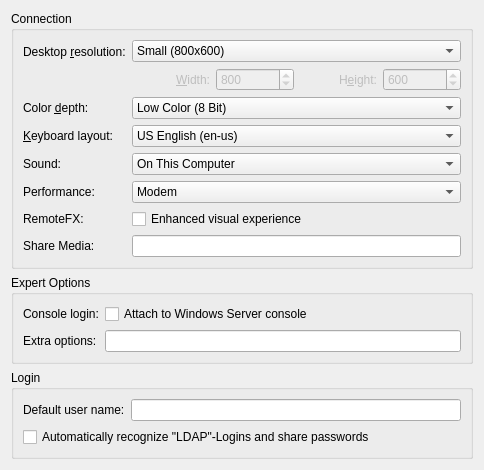
<?xml version="1.0" encoding="UTF-8"?>
<ui version="4.0">
 <class>RdpPreferences</class>
 <widget class="QWidget" name="RdpPreferences">
  <property name="geometry">
   <rect>
    <x>0</x>
    <y>0</y>
    <width>484</width>
    <height>452</height>
   </rect>
  </property>
  <layout class="QVBoxLayout" name="verticalLayout_2">
   <item>
    <widget class="QGroupBox" name="connectionGroupBox">
     <property name="title">
      <string>Connection</string>
     </property>
     <layout class="QFormLayout" name="formLayout_2">
      <item row="0" column="0">
       <layout class="QVBoxLayout">
        <item>
         <widget class="QLabel" name="resolutionLabel">
          <property name="text">
           <string>Desktop &amp;resolution:</string>
          </property>
          <property name="buddy">
           <cstring>resolutionComboBox</cstring>
          </property>
         </widget>
        </item>
        <item>
         <widget class="QLabel" name="resolutionDummyLabel"/>
        </item>
       </layout>
      </item>
      <item row="0" column="1">
       <layout class="QVBoxLayout">
        <item>
         <widget class="KComboBox" name="resolutionComboBox">
          <property name="minimumSize">
           <size>
            <width>280</width>
            <height>0</height>
           </size>
          </property>
          <property name="whatsThis">
           <string>Here you can specify the resolution of the remote desktop. This resolution determines the size of the desktop that will be presented to you.</string>
          </property>
          <property name="currentIndex">
           <number>1</number>
          </property>
          <item>
           <property name="text">
            <string>Minimal (640x480)</string>
           </property>
          </item>
          <item>
           <property name="text">
            <string>Small (800x600)</string>
           </property>
          </item>
          <item>
           <property name="text">
            <string>Normal (1024x768)</string>
           </property>
          </item>
          <item>
           <property name="text">
            <string>Large (1280x1024)</string>
           </property>
          </item>
          <item>
           <property name="text">
            <string>Very Large (1600x1200)</string>
           </property>
          </item>
          <item>
           <property name="text">
            <string>Current Screen Resolution</string>
           </property>
          </item>
          <item>
           <property name="text">
            <string>Custom Resolution (...)</string>
           </property>
          </item>
          <item>
           <property name="text">
            <string>Current KRDC Size</string>
           </property>
          </item>
         </widget>
        </item>
        <item>
         <layout class="QHBoxLayout">
          <item>
           <widget class="QLabel" name="widthLabel">
            <property name="enabled">
             <bool>false</bool>
            </property>
            <property name="text">
             <string>&amp;Width:</string>
            </property>
            <property name="alignment">
             <set>Qt::AlignRight|Qt::AlignTrailing|Qt::AlignVCenter</set>
            </property>
            <property name="buddy">
             <cstring>kcfg_Width</cstring>
            </property>
           </widget>
          </item>
          <item>
           <widget class="QSpinBox" name="kcfg_Width">
            <property name="enabled">
             <bool>false</bool>
            </property>
            <property name="whatsThis">
             <string>This is the width of the remote desktop. You can only change this value manually if you select Custom as desktop resolution above.</string>
            </property>
            <property name="maximum">
             <number>9999</number>
            </property>
            <property name="value">
             <number>800</number>
            </property>
           </widget>
          </item>
          <item>
           <widget class="QLabel" name="heightLabel">
            <property name="enabled">
             <bool>false</bool>
            </property>
            <property name="text">
             <string>H&amp;eight:</string>
            </property>
            <property name="alignment">
             <set>Qt::AlignRight|Qt::AlignTrailing|Qt::AlignVCenter</set>
            </property>
            <property name="buddy">
             <cstring>kcfg_Height</cstring>
            </property>
           </widget>
          </item>
          <item>
           <widget class="QSpinBox" name="kcfg_Height">
            <property name="enabled">
             <bool>false</bool>
            </property>
            <property name="whatsThis">
             <string>This is the height of the remote desktop. You can only change this value manually if you select Custom as desktop resolution above.</string>
            </property>
            <property name="maximum">
             <number>9999</number>
            </property>
            <property name="value">
             <number>600</number>
            </property>
           </widget>
          </item>
         </layout>
        </item>
       </layout>
      </item>
      <item row="1" column="0">
       <widget class="QLabel" name="colorDepthLabel">
        <property name="text">
         <string>Color &amp;depth:</string>
        </property>
        <property name="buddy">
         <cstring>kcfg_ColorDepth</cstring>
        </property>
       </widget>
      </item>
      <item row="1" column="1">
       <widget class="KComboBox" name="kcfg_ColorDepth">
        <property name="minimumSize">
         <size>
          <width>280</width>
          <height>0</height>
         </size>
        </property>
        <item>
         <property name="text">
          <string>Low Color (8 Bit)</string>
         </property>
        </item>
        <item>
         <property name="text">
          <string>High Color (16 Bit)</string>
         </property>
        </item>
        <item>
         <property name="text">
          <string>True Color (24 Bit)</string>
         </property>
        </item>
        <item>
         <property name="text">
          <string>True Color with Alpha (32 Bit)</string>
         </property>
        </item>
       </widget>
      </item>
      <item row="2" column="0">
       <widget class="QLabel" name="layoutLabel">
        <property name="text">
         <string>&amp;Keyboard layout:</string>
        </property>
        <property name="buddy">
         <cstring>kcfg_KeyboardLayout</cstring>
        </property>
       </widget>
      </item>
      <item row="2" column="1">
       <widget class="KComboBox" name="kcfg_KeyboardLayout">
        <property name="minimumSize">
         <size>
          <width>280</width>
          <height>0</height>
         </size>
        </property>
        <property name="whatsThis">
         <string>Use this to specify your keyboard layout. This layout setting is used to send the correct keyboard codes to the server.</string>
        </property>
        <property name="currentIndex">
         <number>7</number>
        </property>
        <item>
         <property name="text">
          <string>Arabic (ar)</string>
         </property>
        </item>
        <item>
         <property name="text">
          <string>Czech (cs)</string>
         </property>
        </item>
        <item>
         <property name="text">
          <string>Danish (da)</string>
         </property>
        </item>
        <item>
         <property name="text">
          <string>German (de)</string>
         </property>
        </item>
        <item>
         <property name="text">
          <string>Swiss German (de-ch)</string>
         </property>
        </item>
        <item>
         <property name="text">
          <string>American Dvorak (en-dv)</string>
         </property>
        </item>
        <item>
         <property name="text">
          <string>British English (en-gb)</string>
         </property>
        </item>
        <item>
         <property name="text">
          <string>US English (en-us)</string>
         </property>
        </item>
        <item>
         <property name="text">
          <string>Spanish (es)</string>
         </property>
        </item>
        <item>
         <property name="text">
          <string>Estonian (et)</string>
         </property>
        </item>
        <item>
         <property name="text">
          <string>Finnish (fi)</string>
         </property>
        </item>
        <item>
         <property name="text">
          <string>Faroese (fo)</string>
         </property>
        </item>
        <item>
         <property name="text">
          <string>French (fr)</string>
         </property>
        </item>
        <item>
         <property name="text">
          <string>Belgian (fr-be)</string>
         </property>
        </item>
        <item>
         <property name="text">
          <string>French Canadian (fr-ca)</string>
         </property>
        </item>
        <item>
         <property name="text">
          <string>Swiss French (fr-ch)</string>
         </property>
        </item>
        <item>
         <property name="text">
          <string>Hebrew (he)</string>
         </property>
        </item>
        <item>
         <property name="text">
          <string>Croatian (hr)</string>
         </property>
        </item>
        <item>
         <property name="text">
          <string>Hungarian (hu)</string>
         </property>
        </item>
        <item>
         <property name="text">
          <string>Icelandic (is)</string>
         </property>
        </item>
        <item>
         <property name="text">
          <string>Italian (it)</string>
         </property>
        </item>
        <item>
         <property name="text">
          <string>Japanese (ja)</string>
         </property>
        </item>
        <item>
         <property name="text">
          <string>Korean (ko)</string>
         </property>
        </item>
        <item>
         <property name="text">
          <string>Lithuanian (lt)</string>
         </property>
        </item>
        <item>
         <property name="text">
          <string>Latvian (lv)</string>
         </property>
        </item>
        <item>
         <property name="text">
          <string>Macedonian (mk)</string>
         </property>
        </item>
        <item>
         <property name="text">
          <string>Dutch (nl)</string>
         </property>
        </item>
        <item>
         <property name="text">
          <string>Belgian Dutch (nl-be)</string>
         </property>
        </item>
        <item>
         <property name="text">
          <string>Norwegian (no)</string>
         </property>
        </item>
        <item>
         <property name="text">
          <string>Polish (pl)</string>
         </property>
        </item>
        <item>
         <property name="text">
          <string>Portuguese (pt)</string>
         </property>
        </item>
        <item>
         <property name="text">
          <string>Brazilian (pt-br)</string>
         </property>
        </item>
        <item>
         <property name="text">
          <string>Russian (ru)</string>
         </property>
        </item>
        <item>
         <property name="text">
          <string>Slovenian (sl)</string>
         </property>
        </item>
        <item>
         <property name="text">
          <string>Swedish (sv)</string>
         </property>
        </item>
        <item>
         <property name="text">
          <string>Thai (th)</string>
         </property>
        </item>
        <item>
         <property name="text">
          <string>Turkish (tr)</string>
         </property>
        </item>
       </widget>
      </item>
      <item row="3" column="0">
       <widget class="QLabel" name="soundLabel">
        <property name="text">
         <string comment="label for soundsettings in preferences dialog">Sound:</string>
        </property>
        <property name="buddy">
         <cstring>kcfg_Sound</cstring>
        </property>
       </widget>
      </item>
      <item row="3" column="1">
       <widget class="KComboBox" name="kcfg_Sound">
        <property name="minimumSize">
         <size>
          <width>280</width>
          <height>0</height>
         </size>
        </property>
        <item>
         <property name="text">
          <string>On This Computer</string>
         </property>
        </item>
        <item>
         <property name="text">
          <string>On Remote Computer</string>
         </property>
        </item>
        <item>
         <property name="text">
          <string>Disable Sound</string>
         </property>
        </item>
       </widget>
      </item>
      <item row="4" column="0">
       <widget class="QLabel" name="performanceLabel">
        <property name="text">
         <string comment="label for performance settings in preferences dialog">Performance:</string>
        </property>
        <property name="buddy">
         <cstring>kcfg_Performance</cstring>
        </property>
       </widget>
      </item>
      <item row="4" column="1">
       <widget class="KComboBox" name="kcfg_Performance">
        <property name="minimumSize">
         <size>
          <width>280</width>
          <height>0</height>
         </size>
        </property>
        <item>
         <property name="text">
          <string>Modem</string>
         </property>
        </item>
        <item>
         <property name="text">
          <string>Broadband</string>
         </property>
        </item>
        <item>
         <property name="text">
          <string>LAN</string>
         </property>
        </item>
       </widget>
      </item>
      <item row="5" column="0">
       <widget class="QLabel" name="remoteFXLabel">
        <property name="text">
         <string>RemoteFX:</string>
        </property>
        <property name="buddy">
         <cstring>kcfg_RemoteFX</cstring>
        </property>
       </widget>
      </item>
      <item row="5" column="1">
       <widget class="QCheckBox" name="kcfg_RemoteFX">
        <property name="text">
         <string>Enhanced visual experience</string>
        </property>
        <property name="whatsThis">
         <string>RemoteFX covers a set of technologies that enhance visual experience of the Remote Desktop Protocol.</string>
        </property>
       </widget>
      </item>
      <item row="6" column="0">
       <widget class="QLabel" name="shareMediaLabel">
        <property name="text">
         <string>Share Media:</string>
        </property>
        <property name="buddy">
         <cstring>kcfg_ShareMedia</cstring>
        </property>
       </widget>
      </item>
      <item row="6" column="1">
       <widget class="KLineEdit" name="kcfg_ShareMedia">
        <property name="minimumSize">
         <size>
          <width>280</width>
          <height>0</height>
         </size>
        </property>
        <property name="whatsThis">
         <string>Share a local media directory with the remote host.</string>
        </property>
        <property name="showClearButton" stdset="0">
         <bool>true</bool>
        </property>
       </widget>
      </item>
     </layout>
    </widget>
   </item>
   <item>
    <widget class="QGroupBox" name="expertGroupBox">
     <property name="title">
      <string>Expert Options</string>
     </property>
     <layout class="QFormLayout" name="formLayout">
      <item row="0" column="0">
       <widget class="QLabel" name="consoleLabel">
        <property name="text">
         <string>Console login:</string>
        </property>
        <property name="buddy">
         <cstring>kcfg_Console</cstring>
        </property>
       </widget>
      </item>
      <item row="0" column="1">
       <widget class="QCheckBox" name="kcfg_Console">
        <property name="text">
         <string>Attach to Windows Server console</string>
        </property>
       </widget>
      </item>
      <item row="1" column="0">
       <widget class="QLabel" name="extraOptionsLabel">
        <property name="text">
         <string>Extra options:</string>
        </property>
        <property name="buddy">
         <cstring>kcfg_ExtraOptions</cstring>
        </property>
       </widget>
      </item>
      <item row="1" column="1">
       <widget class="KLineEdit" name="kcfg_ExtraOptions">
        <property name="minimumSize">
         <size>
          <width>280</width>
          <height>0</height>
         </size>
        </property>
        <property name="whatsThis">
         <string>Here you can enter additional xfreerdp (FreeRDP) options.</string>
        </property>
        <property name="showClearButton" stdset="0">
         <bool>true</bool>
        </property>
       </widget>
      </item>
     </layout>
    </widget>
   </item>
   <item>
    <widget class="QGroupBox" name="loginGroupBox">
     <property name="title">
      <string>Login</string>
     </property>
     <layout class="QVBoxLayout" name="verticalLayout">
      <item>
       <layout class="QFormLayout" name="formLayout_3">
        <item row="1" column="0">
         <widget class="QLabel" name="defaultUserLabel">
          <property name="text">
           <string>Default user name:</string>
          </property>
         </widget>
        </item>
        <item row="1" column="1">
         <widget class="KLineEdit" name="kcfg_DefaultRdpUserName">
          <property name="clickMessage">
           <string>No default user name</string>
          </property>
          <property name="showClearButton" stdset="0">
           <bool>true</bool>
          </property>
         </widget>
        </item>
       </layout>
      </item>
      <item>
       <widget class="QCheckBox" name="kcfg_RecognizeLdapLogins">
        <property name="text">
         <string>Automatically recognize &quot;LDAP&quot;-Logins and share passwords</string>
        </property>
       </widget>
      </item>
     </layout>
    </widget>
   </item>
   <item>
    <spacer>
     <property name="orientation">
      <enum>Qt::Vertical</enum>
     </property>
     <property name="sizeHint" stdset="0">
      <size>
       <width>428</width>
       <height>16</height>
      </size>
     </property>
    </spacer>
   </item>
  </layout>
 </widget>
 <customwidgets>
  <customwidget>
   <class>KComboBox</class>
   <extends>QComboBox</extends>
   <header>kcombobox.h</header>
  </customwidget>
  <customwidget>
   <class>KLineEdit</class>
   <extends>QLineEdit</extends>
   <header>klineedit.h</header>
  </customwidget>
 </customwidgets>
 <tabstops>
  <tabstop>resolutionComboBox</tabstop>
  <tabstop>kcfg_Width</tabstop>
  <tabstop>kcfg_Height</tabstop>
  <tabstop>kcfg_ColorDepth</tabstop>
  <tabstop>kcfg_KeyboardLayout</tabstop>
  <tabstop>kcfg_Sound</tabstop>
  <tabstop>kcfg_Performance</tabstop>
  <tabstop>kcfg_RemoteFX</tabstop>
  <tabstop>kcfg_ShareMedia</tabstop>
  <tabstop>kcfg_Console</tabstop>
  <tabstop>kcfg_ExtraOptions</tabstop>
  <tabstop>kcfg_DefaultRdpUserName</tabstop>
  <tabstop>kcfg_RecognizeLdapLogins</tabstop>
 </tabstops>
 <connections/>
</ui>
